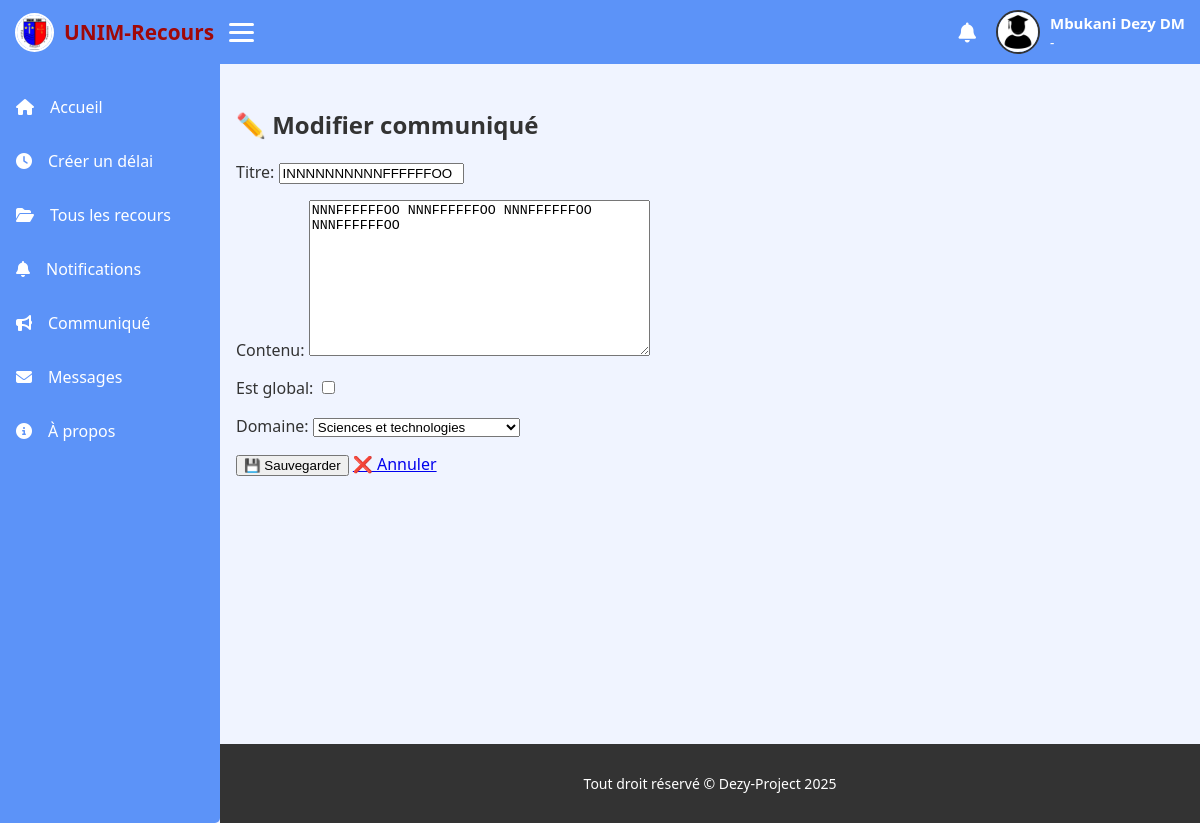
Screenshot of /structure/communiques/modifier/6/ (signed in) with the database file from the repository.
### accounts/models.py (models this page shows, shortened)
class User(AbstractUser):
    class Roles(models.TextChoices):
        ETUDIANT = 'ETU', 'Étudiant'
        JURY = 'JUR', 'Jury'
        STAFF = 'STA', 'Staff/Administration'
    role = models.CharField(
        max_length=3,
        choices=Roles.choices,
        default=Roles.ETUDIANT,
        help_text="Rôle fonctionnel de l'utilisateur"
    )
    autre_nom = models.CharField(
        max_length=150,
        help_text="Deuxième prénom ou deuxième nom selon la coutume"
    )
    def nom_complet(self):
        parts = [self.first_name, self.last_name,  self.autre_nom]
        return " ".join(p for p in parts if p)

### structure/models.py (models this page shows, shortened)
class Communique(models.Model):
    titre = models.CharField(max_length=255)
    contenu = models.TextField()
    auteur = models.ForeignKey(settings.AUTH_USER_MODEL, on_delete=models.CASCADE)
    domaine = models.ForeignKey("Domaine", on_delete=models.CASCADE, null=True, blank=True)
    est_global = models.BooleanField(default=False)
    date_publication = models.DateTimeField(auto_now_add=True)

### structure/views.py (the view)
# urls.py: path('communiques/modifier/<int:pk>/', views.modifier_communique, name='modifier_communique'),
@login_required
def modifier_communique(request, pk):
    communique = get_object_or_404(Communique, pk=pk)
    if request.user.role == request.user.Roles.JURY and communique.auteur != request.user:
        messages.error(request, "⛔ Vous ne pouvez modifier que vos propres communiqués.")
        return redirect("liste_communiques")
    if request.method == "POST":
        form = CommuniqueForm(request.POST, instance=communique, user=request.user)
        if form.is_valid():
            form.save()
            messages.success(request, "✏️ Communiqué mis à jour avec succès.")
            return redirect("liste_communiques")
    else:
        form = CommuniqueForm(instance=communique, user=request.user)
    return render(request, "communiques/modifier.html", {
        "form": form,
        "communique": communique,
        "base_template": get_base_template(request.user),
    })

### structure/forms.py
class CommuniqueForm(forms.ModelForm):
    class Meta:
        model = Communique
        fields = ["titre", "contenu", "est_global", "domaine"]
    def __init__(self, *args, **kwargs):
        user = kwargs.pop("user", None)
        super().__init__(*args, **kwargs)
        if user:
            if user.role == user.Roles.JURY:
                self.fields.pop("est_global")
                self.fields.pop("domaine")
            elif user.role == user.Roles.STAFF:
                self.fields["domaine"].required = False

### structure/models.py (called while the page is built)
    def __str__(self):
        return self.nom

### structure/views.py (called while the page is built)
def get_base_template(user):
    if user.role == user.Roles.STAFF:
        return "accounts/staff_dashboard.html"
    elif user.role == user.Roles.JURY:
        return "jury/base.html"
    else:
        return "pages/base.html"

### templates/communiques/modifier.html (shortened to what this page needs)
{% extends "jury/base.html" %}
{% block content %}
<h2>✏️ Modifier communiqué</h2>
<form method="post" enctype="multipart/form-data">
    {{ form.as_p }}
    <button type="submit" class="btn btn-edit">💾 Sauvegarder</button>
    <a href="{% url 'liste_communiques' %}" class="btn btn-delete">❌ Annuler</a>
</form>
{% endblock %}

### templates/jury/base.html (shortened to what this page needs)
{% load static %}
<!DOCTYPE html>
<html lang="fr">
<head>
    <link rel="stylesheet" href="https://cdnjs.cloudflare.com/ajax/libs/font-awesome/6.5.0/css/all.min.css">
</head>
<body>
    <header>
        <div class="left">
            <div class="logo">
                <img src="{% static 'logo.jpg' %}" alt="Logo">
                <a href="{% url 'dashboard_redirect' %}">UNIM-Recours</a>
            </div>
            <div class="burger" onclick="toggleMenu()">
                <span></span><span></span><span></span>
            </div>
        </div>
        <div class="right">
            <a href="{% url 'mes_notifications' %}" class="notif-link">
                <i class="fas fa-bell"></i>
            </a>
            <div class="profil-menu">
                <a href="#" class="profil">
                    {% if user.jury_profile.photo_profil %}
                        <img src="{{ user.jury_profile.photo_profil.url }}" alt="Profil">
                    {% else %}
                        <img src="{% static 'icons/etu.webp' %}" alt="">
                    {% endif %}
                    <span>
                        <b>{{ user.nom_complet }}</b>
                        <i>{{ user.jury_profile.fonction }} - {{ user.jury_profile.domaine.nom }}</i>
                    </span>
                </a>
            </div>
        </div>
    </header>
    <div id="side_bar">
        <div class="liens">
            <a href="{% url 'dashboard_redirect' %}"><i class="fas fa-home"></i><span class="text">Accueil</span></a>
            <a href="{% url 'creer_delais' %}"><i class="fas fa-clock"></i><span class="text">Créer un délai</span></a>
            <a href="{% url 'tous_les_recours' %}"><i class="fas fa-folder-open"></i><span class="text">Tous les recours</span></a>
            <a href="{% url 'mes_notifications' %}" class="notif-link">
                <i class="fas fa-bell"></i><span class="text">Notifications</span>
            </a>
            <a href="{% url 'ajouter_communique' %}"><i class="fas fa-bullhorn"></i><span class="text">Communiqué</span></a>
            <a href="#"><i class="fas fa-envelope"></i><span class="text">Messages</span></a>
            <a href="#"><i class="fas fa-info-circle"></i><span class="text">À propos</span></a>
        </div>
    </div>
    <div class="content">
        {% block content %}
        {% endblock %}
    </div>
    <footer>
        <p>Tout droit réservé © Dezy-Project 2025</p>
    </footer>
</body>
</html>

### templates/jury/base.html (style rules this page uses)
html { --var-secondary-color: #6e51cf; --var-text-color: #fff; --var-text-color-dark: #333; --var-bg-light: #f0f4ff; --var-bg-dark: #d3c9f3; --unim--1: rgb(160, 8, 8); --bg--vrai: rgb(92, 147, 248); }
body { background: var(--var-bg-light); color: var(--var-text-color-dark); font-family: 'Segoe UI', Tahoma, Geneva, Verdana, sans-serif; margin: 0; padding: 0; }
#side_bar { background-color: var(--bg--vrai); width: 220px; display: flex; flex-direction: column; position: fixed; top: 0; left: 0; bottom: 0; transition: width .3s ease; border-radius: 0 5px 5px 0; overflow-x: hidden; }
#side_bar .liens { margin-top: 80px; flex: 1; }
#side_bar .liens a { text-decoration: none; display: flex; align-items: center; gap: 1rem; color: var(--var-text-color); padding: 1rem; border-radius: 6px; transition: background .3s; font-size: 16px; }
header { display: flex; align-items: center; justify-content: space-between; background-color: var(--bg--vrai); padding: 10px 15px; position: fixed; top: 0; left: 0; right: 0; z-index: 1000; }
header .left { display: flex; align-items: center; gap: 15px; }
header .logo { display: flex; align-items: center; gap: 10px; }
header .logo img { width: 35px; height: 35px; border-radius: 50%; border: 2px solid var(--var-text-color); }
header .logo a { text-decoration: none; color: var(--unim--1); font-weight: bold; font-size: 1.3em; }
.burger { display: flex; flex-direction: column; cursor: pointer; gap: 5px; }
.burger span { width: 25px; height: 3px; background: var(--var-text-color); border-radius: 3px; }
header .right { display: flex; align-items: center; gap: 20px; }
.profil-menu { position: relative; }
.profil { display: flex; align-items: center; gap: 10px; cursor: pointer; color: var(--var-text-color); text-decoration: none; }
.profil img { width: 40px; height: 40px; border-radius: 50%; border: 2px solid var(--var-text-color-dark); }
.profil span { display: flex; flex-direction: column; font-size: 14px; }
.profil span b { font-size: 15px; }
.content { transition: margin-left .3s ease; margin-left: 220px; padding: 1rem; min-height: 80vh; margin-top: 4.5rem; }
footer { transition: margin-left .3s ease; margin-left: 220px; padding: 1rem; text-align: center; font-size: 14px; color: var(--var-text-color); background-color: var(--var-text-color-dark); }
.notif-link { position: relative; display: inline-block; color: var(--var-text-color); font-size: 20px; }

### rows the page displays
User: nom_complet "Mbukani Dezy DM"
Communique: titre "INNNNNNNNNNFFFFFFOO", contenu "NNNFFFFFFOO NNNFFFFFFOO NNNFFFFFFOO NNNFFFFFFOO", domaine "Sciences et technologies"
